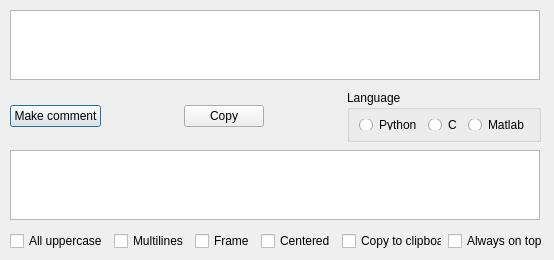
<?xml version="1.0" encoding="UTF-8"?>
<ui version="4.0">
 <class>Dialog</class>
 <widget class="QDialog" name="Dialog">
  <property name="geometry">
   <rect>
    <x>0</x>
    <y>0</y>
    <width>554</width>
    <height>260</height>
   </rect>
  </property>
  <property name="windowTitle">
   <string>Dialog</string>
  </property>
  <widget class="QTextEdit" name="txtIn">
   <property name="geometry">
    <rect>
     <x>10</x>
     <y>10</y>
     <width>530</width>
     <height>70</height>
    </rect>
   </property>
  </widget>
  <widget class="QTextEdit" name="txtOut">
   <property name="geometry">
    <rect>
     <x>10</x>
     <y>150</y>
     <width>530</width>
     <height>70</height>
    </rect>
   </property>
  </widget>
  <widget class="QWidget" name="">
   <property name="geometry">
    <rect>
     <x>10</x>
     <y>230</y>
     <width>537</width>
     <height>22</height>
    </rect>
   </property>
   <layout class="QHBoxLayout" name="horizontalLayout">
    <item>
     <widget class="QCheckBox" name="cbUpper">
      <property name="text">
       <string>All uppercase</string>
      </property>
     </widget>
    </item>
    <item>
     <spacer name="horizontalSpacer">
      <property name="orientation">
       <enum>Qt::Horizontal</enum>
      </property>
      <property name="sizeHint" stdset="0">
       <size>
        <width>40</width>
        <height>20</height>
       </size>
      </property>
     </spacer>
    </item>
    <item>
     <widget class="QCheckBox" name="cbMulti">
      <property name="text">
       <string>Multilines</string>
      </property>
     </widget>
    </item>
    <item>
     <spacer name="horizontalSpacer_2">
      <property name="orientation">
       <enum>Qt::Horizontal</enum>
      </property>
      <property name="sizeHint" stdset="0">
       <size>
        <width>40</width>
        <height>20</height>
       </size>
      </property>
     </spacer>
    </item>
    <item>
     <widget class="QCheckBox" name="cbFrame">
      <property name="text">
       <string>Frame</string>
      </property>
     </widget>
    </item>
    <item>
     <spacer name="horizontalSpacer_3">
      <property name="orientation">
       <enum>Qt::Horizontal</enum>
      </property>
      <property name="sizeHint" stdset="0">
       <size>
        <width>40</width>
        <height>20</height>
       </size>
      </property>
     </spacer>
    </item>
    <item>
     <widget class="QCheckBox" name="cbCentered">
      <property name="text">
       <string>Centered</string>
      </property>
     </widget>
    </item>
    <item>
     <spacer name="horizontalSpacer_4">
      <property name="orientation">
       <enum>Qt::Horizontal</enum>
      </property>
      <property name="sizeHint" stdset="0">
       <size>
        <width>40</width>
        <height>20</height>
       </size>
      </property>
     </spacer>
    </item>
    <item>
     <widget class="QCheckBox" name="cbCopy">
      <property name="text">
       <string>Copy to clipboard</string>
      </property>
     </widget>
    </item>
    <item>
     <spacer name="horizontalSpacer_5">
      <property name="orientation">
       <enum>Qt::Horizontal</enum>
      </property>
      <property name="sizeHint" stdset="0">
       <size>
        <width>40</width>
        <height>20</height>
       </size>
      </property>
     </spacer>
    </item>
    <item>
     <widget class="QCheckBox" name="cbAlways">
      <property name="text">
       <string>Always on top</string>
      </property>
     </widget>
    </item>
   </layout>
  </widget>
  <widget class="QWidget" name="">
   <property name="geometry">
    <rect>
     <x>10</x>
     <y>90</y>
     <width>531</width>
     <height>52</height>
    </rect>
   </property>
   <layout class="QHBoxLayout" name="horizontalLayout_3">
    <item>
     <widget class="QPushButton" name="btnMakeComment">
      <property name="text">
       <string>Make comment</string>
      </property>
     </widget>
    </item>
    <item>
     <spacer name="horizontalSpacer_6">
      <property name="orientation">
       <enum>Qt::Horizontal</enum>
      </property>
      <property name="sizeHint" stdset="0">
       <size>
        <width>40</width>
        <height>20</height>
       </size>
      </property>
     </spacer>
    </item>
    <item>
     <widget class="QPushButton" name="btnCopy">
      <property name="text">
       <string>Copy</string>
      </property>
     </widget>
    </item>
    <item>
     <spacer name="horizontalSpacer_7">
      <property name="orientation">
       <enum>Qt::Horizontal</enum>
      </property>
      <property name="sizeHint" stdset="0">
       <size>
        <width>40</width>
        <height>20</height>
       </size>
      </property>
     </spacer>
    </item>
    <item>
     <widget class="QGroupBox" name="gbLang">
      <property name="title">
       <string>Language</string>
      </property>
      <layout class="QHBoxLayout" name="horizontalLayout_2">
       <item>
        <widget class="QRadioButton" name="rbPython">
         <property name="text">
          <string>Python</string>
         </property>
        </widget>
       </item>
       <item>
        <widget class="QRadioButton" name="rbC">
         <property name="text">
          <string>C</string>
         </property>
        </widget>
       </item>
       <item>
        <widget class="QRadioButton" name="rbMatlab">
         <property name="text">
          <string>Matlab</string>
         </property>
        </widget>
       </item>
      </layout>
     </widget>
    </item>
   </layout>
  </widget>
 </widget>
 <resources/>
 <connections/>
</ui>
